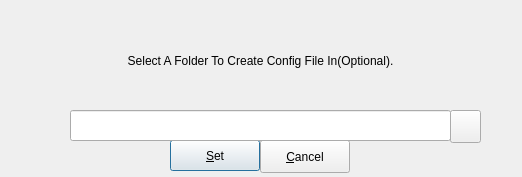
<?xml version="1.0" encoding="UTF-8"?>
<ui version="4.0">
 <class>configFileOption</class>
 <widget class="QDialog" name="configFileOption">
  <property name="geometry">
   <rect>
    <x>0</x>
    <y>0</y>
    <width>522</width>
    <height>177</height>
   </rect>
  </property>
  <property name="windowTitle">
   <string>Set Config File Path</string>
  </property>
  <widget class="QPushButton" name="pbSet">
   <property name="geometry">
    <rect>
     <x>170</x>
     <y>140</y>
     <width>90</width>
     <height>31</height>
    </rect>
   </property>
   <property name="text">
    <string>&amp;Set</string>
   </property>
  </widget>
  <widget class="QPushButton" name="pbCancel">
   <property name="geometry">
    <rect>
     <x>260</x>
     <y>140</y>
     <width>90</width>
     <height>33</height>
    </rect>
   </property>
   <property name="text">
    <string>&amp;Cancel</string>
   </property>
  </widget>
  <widget class="QLineEdit" name="lineEdit">
   <property name="geometry">
    <rect>
     <x>70</x>
     <y>110</y>
     <width>381</width>
     <height>31</height>
    </rect>
   </property>
   <property name="readOnly">
    <bool>true</bool>
   </property>
  </widget>
  <widget class="QPushButton" name="pbOpenPath">
   <property name="geometry">
    <rect>
     <x>450</x>
     <y>110</y>
     <width>31</width>
     <height>33</height>
    </rect>
   </property>
   <property name="text">
    <string/>
   </property>
  </widget>
  <widget class="QLabel" name="label">
   <property name="geometry">
    <rect>
     <x>70</x>
     <y>10</y>
     <width>381</width>
     <height>101</height>
    </rect>
   </property>
   <property name="text">
    <string>Select A Folder To Create Config File In(Optional).</string>
   </property>
   <property name="alignment">
    <set>Qt::AlignCenter</set>
   </property>
  </widget>
 </widget>
 <resources/>
 <connections/>
</ui>
